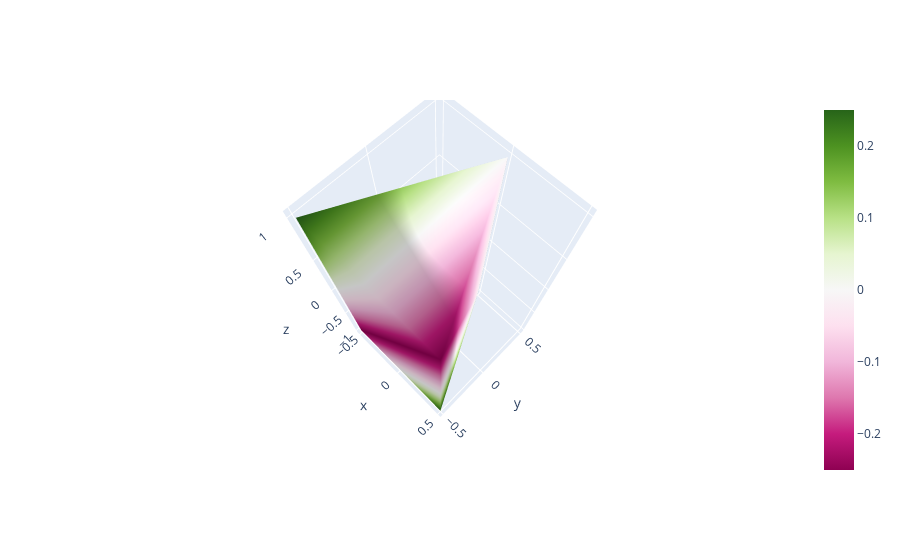

Write notebook code for a chart like this one.
### Code cell
import plotly.graph_objects as go
import pandas as pd
import numpy as np
import trimesh

# generate random points on unit sphere
def sample_spherical(npoints, ndim=3):
    vec = np.random.randn(ndim, npoints)
    vec /= np.linalg.norm(vec, axis=0)
    return vec

# these are your x, y, z
# x, y, z = sample_spherical(100)
points = np.array(
    [[0, 0, 0],
    [0.5, -0.5, 1],
    [-0.5, -0.5, 1],
    [0, 0.5, 1],
    [0.5, -0.5, -1],
    [-0.5, -0.5, -1],
    [0, 0.5, -1]]
)
# find the closest point on the mesh to each random point
(closest_points,
 distances,
 triangle_id) = mesh.nearest.on_surface(points)

# get convex hull
mesh = trimesh.convex.convex_hull(np.stack([x, y, z]).T)

# obtain the color for each vertex using interpolation or whatnot
# i.e., interpolate your mca for each vertex
# mca = interp(mesh.vertices)
# or for now just approximate with random numbers
mca = mesh.vertices[:, 0] * mesh.vertices[:, 1] * mesh.vertices[:, 2] 

# get vertices and faces in desired format
vert_x, vert_y, vert_z = mesh.vertices.T
face_i, face_j, face_k = mesh.faces.T

# plot mesh
# the intensity is the MAE for each vertices
# and the intensity mode means it will work out the color of each face
# based on the adjacent vertices
trace = go.Mesh3d(x=vert_x, y=vert_y, z=vert_z, i=face_i, j=face_j, k=face_k,
                  intensity=mca, intensitymode='vertex')
fig = go.Figure(data=[trace])
fig.show()

### Figure 1 — Plotly figure (JSON) as saved in the notebook; plotly's stock layout.template omitted (floating-point values rounded to 4 significant figures)
{"data": [{"i": [2, 5, 0, 2, 0, 4, 2, 4], "intensity": [0, 0, -0.25, 0.25, 0.25, -0.25], "intensitymode": "vertex", "j": [5, 1, 1, 3, 3, 5, 0, 0], "k": [3, 3, 5, 0, 1, 2, 4, 5], "type": "mesh3d", "x": [0, 0, -0.5, -0.5, 0.5, 0.5], "y": [0.5, 0.5, -0.5, -0.5, -0.5, -0.5], "z": [-1, 1, -1, 1, -1, 1]}], "layout": {"autosize": true, "scene": {"aspectmode": "auto", "aspectratio": {"x": 0.7937, "y": 0.7937, "z": 1.587}, "camera": {"center": {"x": 0, "y": 0, "z": 0}, "eye": {"x": 0.5984, "y": -0.6043, "z": 2.222}, "projection": {"type": "perspective"}, "up": {"x": 0, "y": 0, "z": 1}}}}}
